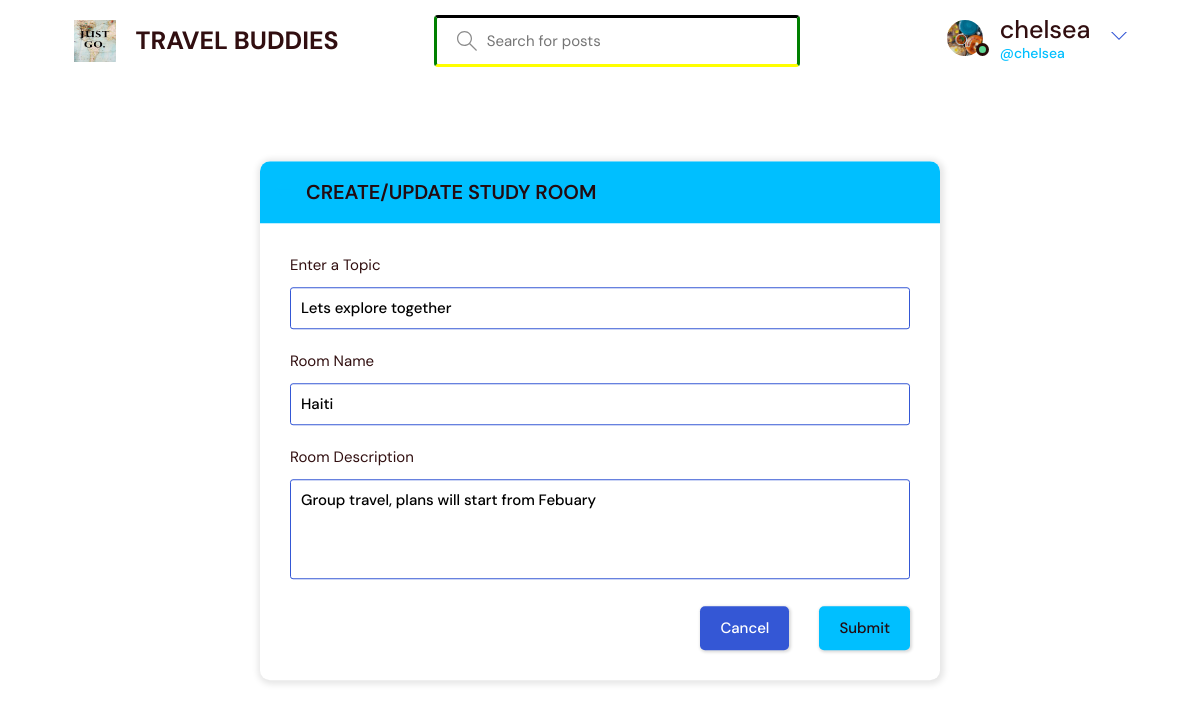
The app's page /update-room/1/ (signed in) with its own data.
### blog/models.py (models this page shows, shortened)
class User(AbstractUser):
    name = models.CharField(max_length=200, null=True)
    email = models.EmailField(unique=True, null=True)
    bio = models.TextField(null=True)
    avatar = models.ImageField(null=True, default="avatar.svg")
    USERNAME_FIELD = 'email'
    REQUIRED_FIELDS = ['username',]

class Room(models.Model):
    host = models.ForeignKey(User, on_delete=models.SET_NULL, null=True)
    topic = models.ForeignKey(Topic, on_delete=models.SET_NULL, null=True)
    name = models.CharField(max_length=200)
    description = models.TextField(null=True, blank=True)
    participants = models.ManyToManyField(
        User, related_name='participants', blank=True)
    updated = models.DateTimeField(auto_now=True)
    created = models.DateTimeField(auto_now_add=True)
    class Meta:
        ordering = ['-updated', '-created']

class Topic(models.Model):
    name = models.CharField(max_length=200)

### blog/views.py (the view, shortened to what this page needs)
# urls.py: path('update-room/<str:pk>/', views.updateRoom, name="update-room"),
@login_required(login_url='login')
def updateRoom(request, pk):
    room = Room.objects.get(id=pk)
    form = RoomForm(instance=room)
    topics = Topic.objects.all()
    if request.user != room.host:
        return HttpResponse('Your are not allowed here!!')
    context = {'form': form, 'topics': topics, 'room': room}
    return render(request, 'room_form.html', context)

### blog/forms.py
class RoomForm(ModelForm):
    class Meta:
        model = Room
        fields = '__all__'
        exclude = ['host', 'participants']

### templates/room_form.html (shortened to what this page needs)
{% extends 'main.html' %}
{% block content %}
<main class="create-room layout">
  <div class="container">
    <div class="layout__box">
      <div class="layout__boxHeader">
        <div class="layout__boxTitle">
          <a href="{{request.META.HTTP_REFERER}}">
            <svg version="1.1" xmlns="http://www.w3.org/2000/svg" width="32" height="32" viewBox="0 0 32 32">
              <title>arrow-left</title>
              <path
                d="M13.723 2.286l-13.723 13.714 13.719 13.714 1.616-1.611-10.96-10.96h27.625v-2.286h-27.625l10.965-10.965-1.616-1.607z">
              </path>
            </svg>
          </a>
          <h3>Create/Update Study Room</h3>
        </div>
      </div>
      <div class="layout__body">
        <form class="form" action="" method="POST">
          <div class="form__group">
            <label for="room_topic">Enter a Topic</label>
            <input required type="text" value="{{room.topic.name}}" name="topic" list="topic-list" />
          </div>
          <div class="form__group">
            <label for="room_name">Room Name</label>
            {{form.name}}
          </div>
          <div class="form__group">
            <label for="room_description">Room Description</label>
            {{form.description}}
          </div>
          <div class="form__action">
            <a class="btn btn--dark" href="{{request.META.HTTP_REFERER}}">Cancel</a>
            <button class="btn btn--main" type="submit">Submit</button>
          </div>
        </form>
      </div>
    </div>
  </div>
</main>
{% endblock content %}

### templates/navbar.html (shortened to what this page needs)
{% load static %}
<header class="header header--loggedIn">
  <div class="container">
    <a href="{% url 'home' %}" class="header__logo">
      <img src="{% static 'images/Travel Quote.jpg' %}" />
      <h1>TRAVEL BUDDIES</h1>
    </a>
    <form class="header__search" method="GET" action="{% url 'home' %}">
      <label>
        <input name="q" placeholder="Search for posts" />
      </label>
    </form>
    <nav class="header__menu">
      {% if request.user.is_authenticated %}
      <div class="header__user">
        <a href="{% url 'update-user' %}">
          <div class="avatar avatar--medium active">
            <img src="{{request.user.avatar.url}}" />
          </div>
          <p>
            {{request.user.username}} <span>@{{request.user.username}}</span>
          </p>
        </a>
        <button class="dropdown-button">
          <svg
            version="1.1"
            xmlns="http://www.w3.org/2000/svg"
            width="32"
            height="32"
            viewBox="0 0 32 32"
          >
            <title>chevron-down</title>
            <path d="M16 21l-13-13h-3l16 16 16-16h-3l-13 13z"></path>
          </svg>
        </button>
      </div>
      {% else %}
      <a href="{% url 'login' %}">
        <img src="{% static 'images/avatar.svg' %}" />
        <p>Login</p>
      </a>
      {% endif %}
    </nav>
  </div>
</header>

### records on screen
User: user.avatar (picture), user.username "chelsea"
Room: topic "Lets explore together", name "Haiti", description "Group travel, plans will start from Febuary"
